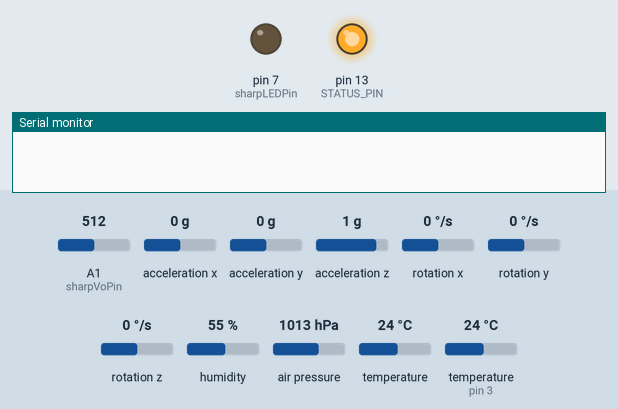
Bench run of a sketch on a simulated Arduino Uno, built with avr-gcc and run on an emulated ATmega328P. On the bench: output pins drawn as LEDs (lit = HIGH), the last lines printed to the serial monitor. Wiring (inferred from the names in the program): MPU-6050 motion sensor at I2C address 0x68. The inputs (shaded band) are chosen by the test bench; at power-on: A1 (sharpVoPin) = 512, acceleration x 0 g, acceleration y 0 g, acceleration z 1 g, rotation x 0 °/s, rotation y 0 °/s, rotation z 0 °/s, humidity 55 %, air pressure 1013 hPa, temperature 24 °C, temperature (sensor on pin 3) 24 °C. No radio packets arrive unless stated.

Above: at 0.1 s.
At 19.7 s:
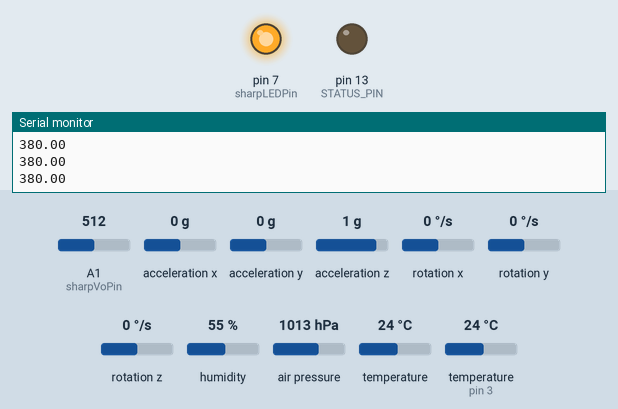
At 38.73 s:
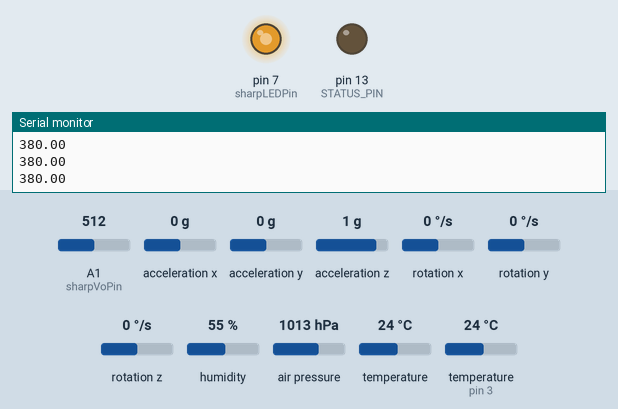
Timing chart, 0 to 40.0 s (numbered marks = the images above):
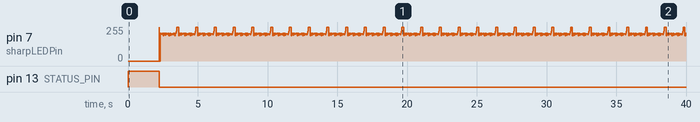

The sketch:

tx.ino
```cpp
#include <nRF24L01.h>       //header file for rf
#include <RF24.h>           //header file for rf
#include <RF24_config.h>    //header file for rf
#include <DHT.h>            //header file for DHT11
#include <Adafruit_BMP085.h>//header file for BMP180
#include <Wire.h>           ////header file for I2c protocol also supports for mpu

#define DHTPIN 3                // Digital pin def for DHT 11. Don't connect to pin 0 or pin 1 can define for any other pin
#define DHTTYPE DHT11           // Define DHT11 module.
#define USE_AVG   //calculate average value in N mesared values
// Arduino pin numbers.
const int sharpLEDPin = 7;   // Arduino digital pin 7 connect to sensor LED.
const int sharpVoPin = A1;   // Arduino analog pin 5 connect to sensor Vo.

// For averaging last N raw voltage readings.
#ifdef USE_AVG
#define N 100
static unsigned long VoRawTotal = 0;
static int VoRawCount = 0;
#endif // USE_AVG


static float Voc = 0.6;  //Voc is 0.6 Volts for dust free acordind sensor spec
static float VocT = 0.6;  //Self calibration overvrite the Coc with minimum measered value - this variable you need to have the treshold for the sensor  (facturi calibration)

// Use the typical sensitivity in units of V per 100ug/m3.
const float K = 0.5;


            //dust sensor

                    //Global defination for MPU6050
                    #define STATUS_PIN                      13

                    #define MPU_POWER_REG                   0x6B
                    #define MPU_POWER_CYCLE                 0b00000000
                    #define MPU_READ_TIMEOUT                2000
                    #define MPU_SAMP_FREQ                   250

                    #define MPU_GYRO_CFG_REG                0x1B
                    #define MPU_GYRO_READ_REG               0x43
                    #define MPU_GYRO_READ_REG_SIZE          6
                    #define MPU_GYRO_CFG_250DEG             0b00000000
                    #define MPU_GYRO_READINGSCALE_250DEG    131.0
                    #define MPU_GYRO_CFG_500DEG             0b00001000
                    #define MPU_GYRO_READINGSCALE_500DEG    65.5
                    #define MPU_GYRO_CFG_1000DEG            0b00010000
                    #define MPU_GYRO_READINGSCALE_1000DEG   32.8
                    #define MPU_GYRO_CFG_2000DEG            0b00011000
                    #define MPU_GYRO_READINGSCALE_2000DEG   16.4
                    #define MPU_CALIBRATE_READING_NUM       2000


                    #define MPU_ACCEL_CFG_REG               0x1C
                    #define MPU_ACCEL_READ_REG              0x3B
                    #define MPU_ACCEL_READ_REG_SIZE         6
                    #define MPU_ACCEL_CFG_2G                0b00000000
                    #define MPU_ACCEL_READINGSCALE_2G       16384.0
                    #define MPU_ACCEL_CFG_4G                0b00001000
                    #define MPU_ACCEL_READINGSCALE_4G       8192.0
                    #define MPU_ACCEL_CFG_8G                0b00010000
                    #define MPU_ACCEL_READINGSCALE_8G       4096.0
                    #define MPU_ACCEL_CFG_16G               0b00011000
                    #define MPU_ACCEL_READINGSCALE_16G      2048.0

                    #define MPU1_I2C_ADDRESS                0b1101000

                    //variables declearation for MPU

                                  float gForceX, gForceY, gForceZ;
                                  float rotX, rotY, rotZ;
                                  float calibX, calibY, calibZ;
                                  long loopTimer = 0; //variable to calibrate sensor.


DHT dht(DHTPIN, DHTTYPE);       //create DHT object called dht.
Adafruit_BMP085 bmp;            //forward declearation.


RF24 transmit (9,8); //ce,csn                    //create RF24 object called transmit

byte address [5] = "00001";                     //set address to 00001

typedef struct
  {
    float temperature = 0;
    float humidity = 0;
    float pressure = 0;
    float altitude = 0;
    float ax = 0;
    float ay = 0;
    float az = 0;
    float ds = 0;
  }Package;

Package data;

void setup() {
  pinMode(sharpLEDPin, OUTPUT);
  Serial.begin(9600);
  VocT = Voc;
  dht.begin();  //dht
  bmp.begin();  //bmp
  // mpu
            pinMode(STATUS_PIN,OUTPUT); //for debugging led pin 13
            digitalWrite(STATUS_PIN, LOW);
            Wire.begin();
            SetupMPU();
            calibrateGyro();

  //mpu
  transmit.begin();
  transmit.openWritingPipe(address);            //open writing pipe to address 00001
  transmit.setPALevel(RF24_PA_MIN);             //set RF power output to minimum
  transmit.setDataRate(RF24_250KBPS);           //set data rate to 250kbps
  transmit.setChannel(100);                               //set frequency to channel 100
  transmit.stopListening();
  }


void loop() {
   digitalWrite(sharpLEDPin, LOW);
   delayMicroseconds(280);

                   if(ReadMPU())
                     {
                        while(micros() - loopTimer < 1000);
                        loopTimer = micros();
                     }
  //dust
int VoRaw = analogRead(sharpVoPin);

  // Turn the dust sensor LED off by setting digital pin HIGH.
  digitalWrite(sharpLEDPin, HIGH);

  // Wait for remainder of the 10ms cycle = 10000 - 280 - 100 microseconds.
  delayMicroseconds(9620);

    // Use averaging if needed.
  float Vo = VoRaw;
  #ifdef USE_AVG
  VoRawTotal += VoRaw;
  VoRawCount++;
  if ( VoRawCount >= N ) {
    Vo = 1.0 * VoRawTotal / N;
    VoRawCount = 0;
    VoRawTotal = 0;
  } else {
    return;
  }
  #endif // USE_AVG

  Vo = Vo / 1024.0 * 5.0;


  float dV = Vo - VocT;
  if ( dV < 0 ) {
    dV = 0;
  }

  float dustDensity = dV / K * 100.0;
   Serial.println(dustDensity);


  data.temperature = ((dht.readTemperature()+bmp.readTemperature())/2);
  data.humidity = dht.readHumidity();
  data.pressure = bmp.readPressure();
  data.altitude = bmp.readAltitude(101500);
  data.ax = gForceX;
  data.ay = gForceY;
  data.az = gForceZ;
  data.ds = (dustDensity/100);


        transmit.write(&data,sizeof(data));         //transmit temperature
        transmit.write(&data,sizeof(data));         //transmit humidity
        transmit.write(&data,sizeof(data));         //transmit pressure
        transmit.write(&data,sizeof(data));         //transmit altitude
        transmit.write(&data,sizeof(data));         //transmit acceleration x
        transmit.write(&data,sizeof(data));         //transmit acceleration y
        transmit.write(&data,sizeof(data));         //transmit acceleration z
        transmit.write(&data,sizeof(data));         //dust


  delay(100);                                 //delay to prevent false rainfall readings


  Serial.println(dustDensity);

}

//MPU custom function to call on

          void SetupMPU()   // function to setup MPU6050
            {
              Wire.beginTransmission(MPU1_I2C_ADDRESS);
              Wire.write(MPU_POWER_REG);
              Wire.write(MPU_POWER_CYCLE);
              Wire.endTransmission();
              Wire.beginTransmission(MPU1_I2C_ADDRESS);
              Wire.write(MPU_GYRO_CFG_REG);
              Wire.write(MPU_GYRO_CFG_250DEG);
              Wire.endTransmission();
              Wire.beginTransmission(MPU1_I2C_ADDRESS);
              Wire.write(MPU_ACCEL_CFG_REG);
              Wire.write(MPU_ACCEL_CFG_2G);
              Wire.endTransmission();
            }


                                  bool ReadMPU()  // function to read MPU
                                  {
                                    if(MPUReadAccel() && MPUReadGyro())
                                    {
                                  //    calcRotation();
                                  //    printData();
                                      return true;
                                    }
                                    return false;
                                  }


                                               bool MPUReadAccel()
                                              {
                                                Wire.beginTransmission(MPU1_I2C_ADDRESS);
                                                Wire.write(MPU_ACCEL_READ_REG);
                                                Wire.endTransmission();
                                                Wire.requestFrom(MPU1_I2C_ADDRESS, MPU_ACCEL_READ_REG_SIZE);
                                                long timeout = millis() + MPU_READ_TIMEOUT;
                                                while(Wire.available() < MPU_ACCEL_READ_REG_SIZE && timeout < millis());
                                                if (timeout <= millis()) return false;
                                                gForceX = (long)(Wire.read() << 8 | Wire.read()) / MPU_ACCEL_READINGSCALE_2G;
                                                gForceY = (long)(Wire.read() << 8 | Wire.read()) / MPU_ACCEL_READINGSCALE_2G;
                                                gForceZ = (long)(Wire.read() << 8 | Wire.read()) / MPU_ACCEL_READINGSCALE_2G;
                                                return true;
                                              }

bool MPUReadGyro()
{
  Wire.beginTransmission(MPU1_I2C_ADDRESS);
  Wire.write(MPU_GYRO_READ_REG);
  Wire.endTransmission();
  Wire.requestFrom(MPU1_I2C_ADDRESS, MPU_GYRO_READ_REG_SIZE);
  long timeout = millis() + MPU_READ_TIMEOUT;
  while(Wire.available() < MPU_ACCEL_READ_REG_SIZE && timeout < millis());
  if (timeout <= millis()) return false;
  rotX = (long)(Wire.read() << 8 | Wire.read()) / MPU_GYRO_READINGSCALE_250DEG;
  rotY = (long)(Wire.read() << 8 | Wire.read()) / MPU_GYRO_READINGSCALE_250DEG;
  rotZ = (long)(Wire.read() << 8 | Wire.read()) / MPU_GYRO_READINGSCALE_250DEG;

  return true;
}


void calibrateGyro() //2nd function on setup for calibrating gyro in setup.
{
  loopTimer = 0;

  digitalWrite(STATUS_PIN, HIGH);
 // Serial.println("Calibrating Gyro");

  calibX = 0;
  calibY = 0;
  calibZ = 0;


  for(int i=0; i<MPU_CALIBRATE_READING_NUM;i++)
  {
    if(MPUReadGyro())
    {
      calibX += rotX;
      calibY += rotY;
      calibZ += rotZ;

      //wait for the next sample cycle
      while(micros() - loopTimer < 1000);
      loopTimer = micros();
    }
    else
    {
      i--;
    }
  }


  digitalWrite(STATUS_PIN, LOW);
}
```
